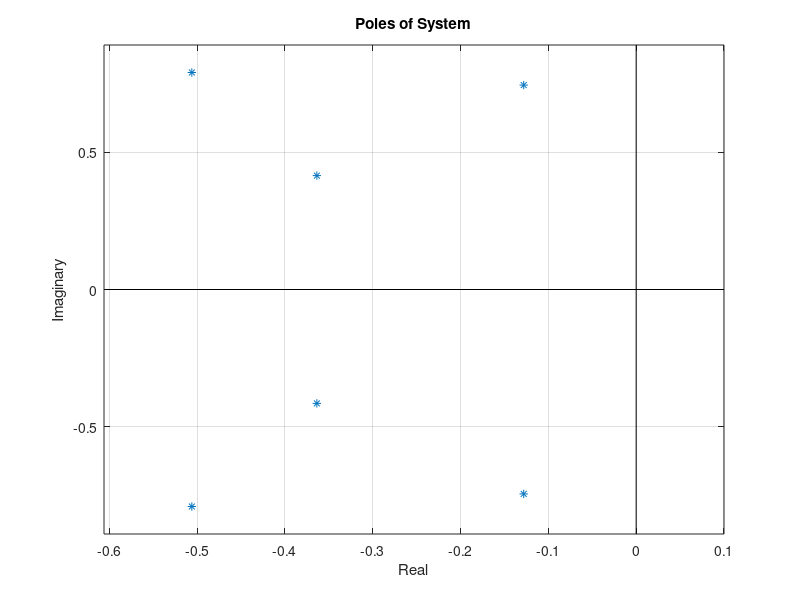

Write MATLAB code to recreate this figure. (Note: this script raises an error after producing the figure.)
%% Run Simulation
%

%#ok<*UNRCH>
clc, clear, close all;

if ~exist('GRAPHICAL_PLOT','var')
    clc, clear, close all;
    
    GRAPHICAL_PLOT = false;
    PLOT_LINEAR = false;
    END_PLOT = true;
    MAKE_VIDEO = false;
    
    initState = [0;10;0;pi/8;0;-pi/8];    
%     initState = [0;0;0;0;0;0];

    Q = diag([1,1,10,1000,10,1000]);
    R = 0.00001;
    
    finalX = 0;
%     finalX = 50;
end
% Set up simulation parameters
M = 1000; % kg
m1 = 100; % kg
m2 = 100; % kg
l1 = 20; % m
l2 = 10; % m
g = 9.81; % m/s^2

% Create struct
params = struct;
params.M = M;
params.m1 = m1;
params.m2 = m2;
params.l1 = l1;
params.l2 = l2;
params.g = g;

stateLin = initState;
stateNonLin = initState;
controlledStateLin = initState;
controlledStateNonLin = initState;

AF = [0,1,0,0,0,0;0,0,-g*m1/M,0,-g*m2/M,0;0,0,0,1,0,0;0,0,-g*(M+m1)/(M*l1),0,-g*m2/(M*l1),0;0,0,0,0,0,1;0,0,-g*m1/(M*l2),0,-g*(M+m2)/(M*l2),0];
BF = [0;1/M;0;1/(M*l1);0;1/(M*l2)];

[K, S, e] = lqr(AF,BF,Q,R);

disp('Eigenvalues'' real parts from A_F - B_F * K');
fprintf('%f\n',real(e));

figure;
limits = [min(real(e)) - 0.1, 0.1, min(imag(e)) - 0.1,max(imag(e)) + 0.1];
plot(real(e),imag(e),'*',limits(1:2),[0,0],'k',[0,0],limits(3:4),'k');
xlabel('Real'); ylabel('Imaginary'); title('Poles of System');
axis(limits); grid on;

%%
% Set up Time data
step = 0.01; % Seconds
timesteps = 0:step:40-step;
resultLin = zeros(numel(timesteps) + 1, 8);
resultNonLin = resultLin;
controlledResultLin = resultLin;
controlledResultNonLin = resultLin;
if GRAPHICAL_PLOT
    fig = figure; fig.Position = [17 100 1200 728];
    if PLOT_LINEAR
        ax1 = subplot(2,1,1); title(ax1,'Uncontrolled Lin');
        ax2 = subplot(2,1,2); title(ax2,'Controlled Lin');
    else
        ax1 = subplot(2,1,1); title(ax1,'Uncontrolled NonLin');
        ax2 = subplot(2,1,2); title(ax2,'Controlled NonLin');
    end
end
if MAKE_VIDEO
    v = VideoWriter('video','MPEG-4');
    open(v);
end
FLin = 0;
FNonLin = 0;
FConLin = 0;
FConNonLin = 0;
for timeIndex = 1:numel(timesteps)
    FLin = 0;
    FNonLin = 0;
    FConLin = -K * (controlledStateLin - [finalX;zeros(5,1)]);
    FConNonLin = -K * (controlledStateNonLin - [finalX;zeros(5,1)]);
    
    resultLin(timeIndex,:) = [timesteps(timeIndex), stateLin.', FLin];
    resultNonLin(timeIndex,:) = [timesteps(timeIndex), stateNonLin.', FNonLin];
    controlledResultLin(timeIndex,:) = [timesteps(timeIndex), controlledStateLin.', FConLin];
    controlledResultNonLin(timeIndex,:) = [timesteps(timeIndex), controlledStateNonLin.', FConNonLin];
    
    stateLin = simulateLinearSystem(stateLin, FLin, step, params);
    stateNonLin = simulateNonLinearSystem(stateNonLin, FNonLin, step, params);
    controlledStateLin = simulateLinearSystem(controlledStateLin, FConLin, step, params);
    controlledStateNonLin = simulateNonLinearSystem(controlledStateNonLin, FConNonLin, step, params);
    
    if GRAPHICAL_PLOT && mod(timeIndex, 10) == 0
        if PLOT_LINEAR
            plotState(ax1, stateLin(1), stateLin(3), stateLin(5), params.l1, params.l2);
            plotState(ax2, controlledStateLin(1), controlledStateLin(3), controlledStateLin(5), params.l1, params.l2);
        else
            plotState(ax1, stateNonLin(1), stateNonLin(3), stateNonLin(5), params.l1, params.l2);
            plotState(ax2, controlledStateNonLin(1), controlledStateNonLin(3), controlledStateNonLin(5), params.l1, params.l2);
        end
        if MAKE_VIDEO
            writeVideo(v,getframe(gcf));
        end
    end
end
if MAKE_VIDEO
    close(v);
end
resultLin(end,:) = [timesteps(end) + step, stateLin.', nan];
resultNonLin(end,:) = [timesteps(end) + step, stateNonLin.', nan];
controlledResultLin(end,:) = [timesteps(end) + step, controlledStateLin.', nan];
controlledResultNonLin(end,:) = [timesteps(end) + step, controlledStateNonLin.', nan];
if (END_PLOT)
    figure('units','normalized','outerposition',[0 0 1 1]);
    subplot 321;plot(resultLin(:,1),resultLin(:,2),'r',resultNonLin(:,1),resultNonLin(:,2),'b-.'); legend('Linear','Non-Linear'); ylabel('X'); xlabel('Time'); title('Uncontrolled X');
    subplot 323;plot(resultLin(:,1),resultLin(:,4),'r',resultNonLin(:,1),resultNonLin(:,4),'b-.'); legend('Linear','Non-Linear'); ylabel('Theta 1'); xlabel('Time'); title('Uncontrolled Theta 1');
    subplot 325;plot(resultLin(:,1),resultLin(:,6),'r',resultNonLin(:,1),resultNonLin(:,6),'b-.'); legend('Linear','Non-Linear'); ylabel('Theta 2'); xlabel('Time'); title('Uncontrolled Theta 2');
    subplot 322;plot(controlledResultLin(:,1),controlledResultLin(:,2),'r',controlledResultNonLin(:,1),controlledResultNonLin(:,2),'b-.'); legend('Linear','Non-Linear'); ylabel('X'); xlabel('Time'); title('Controlled X');
    subplot 324;plot(controlledResultLin(:,1),controlledResultLin(:,4),'r',controlledResultNonLin(:,1),controlledResultNonLin(:,4),'b-.'); legend('Linear','Non-Linear'); ylabel('Theta 1'); xlabel('Time'); title('Controlled Theta 1');
    subplot 326;plot(controlledResultLin(:,1),controlledResultLin(:,6),'r',controlledResultNonLin(:,1),controlledResultNonLin(:,6),'b-.'); legend('Linear','Non-Linear'); ylabel('Theta 2'); xlabel('Time'); title('Controlled Theta 2');
    figure; plot(controlledResultLin(:,1),controlledResultLin(:,8),'r',controlledResultNonLin(:,1),controlledResultNonLin(:,8),'b-.'); legend('Linear','Non-Linear'); ylabel('Control Input'); xlabel('Time'); title('Control Input (Force)');
end
function plotState(ax, x, theta1, theta2, l1, l2)
    axes(ax);
    
    % Plot Ropes
    center1 = [x - l1*sin(theta1),-l1*cos(theta1)];
    center2 = [x - l2*sin(theta2),-l2*cos(theta2)];
    plot([center1(1), x, center2(1)], [center1(2), 0, center2(2)], 'k');
    hold on;
    
    % Plot Box
    boxWidth = 5; boxHeight = 5;
    rectangle('Position',[x-boxWidth/2, -boxHeight/2, boxWidth, boxHeight]);
    
    % Plot Circles
    massRadius = 2.5;
    rectangle('Position',[center1 - massRadius/2,massRadius,massRadius],'Curvature',1);
    rectangle('Position',[center2 - massRadius/2,massRadius,massRadius],'Curvature',1);
    
    % Adjust Axis
    xlim([-60+x,60+x]);
    ylim([-25,5]);
    drawnow; hold off;
end